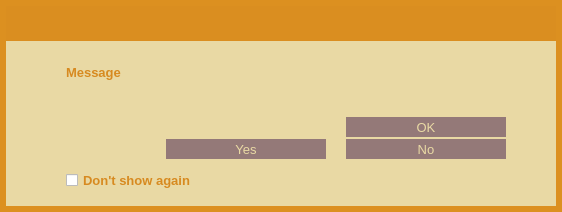
<?xml version="1.0" encoding="UTF-8"?>
<ui version="4.0">
 <class>MessageBoxDialog</class>
 <widget class="QDialog" name="MessageBoxDialog">
  <property name="geometry">
   <rect>
    <x>0</x>
    <y>0</y>
    <width>562</width>
    <height>212</height>
   </rect>
  </property>
  <property name="sizePolicy">
   <sizepolicy hsizetype="Preferred" vsizetype="Minimum">
    <horstretch>0</horstretch>
    <verstretch>0</verstretch>
   </sizepolicy>
  </property>
  <property name="minimumSize">
   <size>
    <width>550</width>
    <height>0</height>
   </size>
  </property>
  <property name="windowTitle">
   <string/>
  </property>
  <property name="styleSheet">
   <string notr="true">#MessageBoxDialog {
	background-color: rgb(220, 144, 32);
}

/* =========== CheckBox ==============*/
QCheckBox {
    spacing: 5px;
	color: #d78a20;
}

QCheckBox::indicator {
    width: 12px;
    height: 12px;
}

QCheckBox::indicator:unchecked {
	image: url(:/res/check_unchecked.png);
}

QCheckBox::indicator:unchecked:hover {
    image: url(:/res/check_unchecked.png);
}

QCheckBox::indicator:unchecked:pressed {
    image: url(:/res/check_unchecked.png);
}

QCheckBox::indicator:checked {
	image: url(:/res/check_checked.png);
}

QCheckBox::indicator:checked:hover {
    image: url(:/res/check_checked.png);
}

QCheckBox::indicator:checked:pressed {
    image: url(:/res/check_checked.png);
}</string>
  </property>
  <layout class="QVBoxLayout" name="verticalLayout_2">
   <property name="spacing">
    <number>6</number>
   </property>
   <property name="margin">
    <number>6</number>
   </property>
   <item>
    <widget class="QFrame" name="frame">
     <property name="styleSheet">
      <string notr="true">#frame {
	background-color: #e9d9a4;
    border-style:none;
}</string>
     </property>
     <property name="frameShape">
      <enum>QFrame::StyledPanel</enum>
     </property>
     <property name="frameShadow">
      <enum>QFrame::Raised</enum>
     </property>
     <layout class="QVBoxLayout" name="verticalLayout" stretch="0,0,1,0,0,0,0,0">
      <property name="spacing">
       <number>0</number>
      </property>
      <property name="margin">
       <number>0</number>
      </property>
      <item>
       <widget class="QWidget" name="wCaption" native="true">
        <property name="minimumSize">
         <size>
          <width>0</width>
          <height>35</height>
         </size>
        </property>
        <property name="maximumSize">
         <size>
          <width>16777215</width>
          <height>35</height>
         </size>
        </property>
        <property name="styleSheet">
         <string notr="true">#wCaption {
	background-color:  rgb(218, 142, 32);
}</string>
        </property>
        <property name="is_header" stdset="0">
         <bool>true</bool>
        </property>
        <layout class="QHBoxLayout" name="horizontalLayout_19">
         <property name="margin">
          <number>0</number>
         </property>
         <item>
          <spacer name="horizontalSpacer_26">
           <property name="orientation">
            <enum>Qt::Horizontal</enum>
           </property>
           <property name="sizeType">
            <enum>QSizePolicy::Fixed</enum>
           </property>
           <property name="sizeHint" stdset="0">
            <size>
             <width>7</width>
             <height>20</height>
            </size>
           </property>
          </spacer>
         </item>
         <item>
          <widget class="QLabel" name="lbTitleIcon">
           <property name="sizePolicy">
            <sizepolicy hsizetype="Preferred" vsizetype="Preferred">
             <horstretch>0</horstretch>
             <verstretch>0</verstretch>
            </sizepolicy>
           </property>
           <property name="minimumSize">
            <size>
             <width>30</width>
             <height>30</height>
            </size>
           </property>
           <property name="maximumSize">
            <size>
             <width>30</width>
             <height>30</height>
            </size>
           </property>
           <property name="text">
            <string/>
           </property>
          </widget>
         </item>
         <item>
          <widget class="QLabel" name="lbTitle">
           <property name="font">
            <font>
             <pointsize>11</pointsize>
             <stylestrategy>PreferAntialias</stylestrategy>
            </font>
           </property>
           <property name="styleSheet">
            <string notr="true">QLabel {
	color: #e9d9a4;
}</string>
           </property>
           <property name="text">
            <string/>
           </property>
          </widget>
         </item>
         <item>
          <widget class="QPushButton" name="bClose">
           <property name="minimumSize">
            <size>
             <width>30</width>
             <height>30</height>
            </size>
           </property>
           <property name="maximumSize">
            <size>
             <width>30</width>
             <height>30</height>
            </size>
           </property>
           <property name="styleSheet">
            <string notr="true">QPushButton {	
	image: url(:/res/close_normal.png);
	border: 0px solid gray;
}
QPushButton:pressed:flat {
	image: url(:/res/close_normal.png);
}

QPushButton:hover {
	image: url(:/res/close_hover.png);
}</string>
           </property>
           <property name="text">
            <string notr="true"/>
           </property>
           <property name="flat">
            <bool>true</bool>
           </property>
          </widget>
         </item>
        </layout>
       </widget>
      </item>
      <item>
       <spacer name="verticalSpacer">
        <property name="orientation">
         <enum>Qt::Vertical</enum>
        </property>
        <property name="sizeType">
         <enum>QSizePolicy::Fixed</enum>
        </property>
        <property name="sizeHint" stdset="0">
         <size>
          <width>20</width>
          <height>24</height>
         </size>
        </property>
       </spacer>
      </item>
      <item>
       <layout class="QHBoxLayout" name="horizontalLayout_2">
        <item>
         <spacer name="horizontalSpacer">
          <property name="orientation">
           <enum>Qt::Horizontal</enum>
          </property>
          <property name="sizeType">
           <enum>QSizePolicy::Fixed</enum>
          </property>
          <property name="sizeHint" stdset="0">
           <size>
            <width>60</width>
            <height>20</height>
           </size>
          </property>
         </spacer>
        </item>
        <item>
         <widget class="QLabel" name="lbMainText">
          <property name="font">
           <font>
            <pointsize>10</pointsize>
            <weight>75</weight>
            <bold>true</bold>
           </font>
          </property>
          <property name="styleSheet">
           <string notr="true">QLabel {
	color: #d78a20;
}</string>
          </property>
          <property name="text">
           <string notr="true">Message</string>
          </property>
          <property name="scaledContents">
           <bool>true</bool>
          </property>
          <property name="alignment">
           <set>Qt::AlignLeading|Qt::AlignLeft|Qt::AlignTop</set>
          </property>
          <property name="wordWrap">
           <bool>true</bool>
          </property>
          <property name="textInteractionFlags">
           <set>Qt::LinksAccessibleByMouse|Qt::TextSelectableByMouse</set>
          </property>
         </widget>
        </item>
        <item>
         <spacer name="horizontalSpacer_2">
          <property name="orientation">
           <enum>Qt::Horizontal</enum>
          </property>
          <property name="sizeType">
           <enum>QSizePolicy::Fixed</enum>
          </property>
          <property name="sizeHint" stdset="0">
           <size>
            <width>50</width>
            <height>20</height>
           </size>
          </property>
         </spacer>
        </item>
       </layout>
      </item>
      <item>
       <spacer name="verticalSpacer_3">
        <property name="orientation">
         <enum>Qt::Vertical</enum>
        </property>
        <property name="sizeType">
         <enum>QSizePolicy::Fixed</enum>
        </property>
        <property name="sizeHint" stdset="0">
         <size>
          <width>20</width>
          <height>16</height>
         </size>
        </property>
       </spacer>
      </item>
      <item>
       <widget class="QWidget" name="wAcceptHolder" native="true">
        <property name="minimumSize">
         <size>
          <width>0</width>
          <height>22</height>
         </size>
        </property>
        <layout class="QHBoxLayout" name="horizontalLayout">
         <property name="spacing">
          <number>0</number>
         </property>
         <property name="margin">
          <number>0</number>
         </property>
         <item>
          <spacer name="horizontalSpacer_3">
           <property name="orientation">
            <enum>Qt::Horizontal</enum>
           </property>
           <property name="sizeHint" stdset="0">
            <size>
             <width>40</width>
             <height>20</height>
            </size>
           </property>
          </spacer>
         </item>
         <item>
          <widget class="QPushButton" name="bSign">
           <property name="font">
            <font>
             <pointsize>10</pointsize>
             <stylestrategy>PreferAntialias</stylestrategy>
            </font>
           </property>
           <property name="styleSheet">
            <string notr="true">QPushButton {
	background-color: #947978;
	color: #e9d9a4;
	border: 0px solid gray;
	max-height: 20px;
	min-height: 20px;
	max-width: 160px;
	min-width: 160px;
}

QPushButton:hover {
	background-color: #d78a20;
}

QPushButton:pressed:flat {
	background-color: #d78a20;
}</string>
           </property>
           <property name="text">
            <string>OK</string>
           </property>
           <property name="flat">
            <bool>true</bool>
           </property>
          </widget>
         </item>
         <item>
          <spacer name="horizontalSpacer_4">
           <property name="orientation">
            <enum>Qt::Horizontal</enum>
           </property>
           <property name="sizeType">
            <enum>QSizePolicy::Fixed</enum>
           </property>
           <property name="sizeHint" stdset="0">
            <size>
             <width>50</width>
             <height>20</height>
            </size>
           </property>
          </spacer>
         </item>
        </layout>
       </widget>
      </item>
      <item>
       <widget class="QWidget" name="wYesNoHolder" native="true">
        <property name="minimumSize">
         <size>
          <width>0</width>
          <height>22</height>
         </size>
        </property>
        <layout class="QHBoxLayout" name="horizontalLayout_4">
         <property name="spacing">
          <number>0</number>
         </property>
         <property name="margin">
          <number>0</number>
         </property>
         <item>
          <spacer name="horizontalSpacer_7">
           <property name="orientation">
            <enum>Qt::Horizontal</enum>
           </property>
           <property name="sizeHint" stdset="0">
            <size>
             <width>40</width>
             <height>20</height>
            </size>
           </property>
          </spacer>
         </item>
         <item>
          <widget class="QPushButton" name="bYes">
           <property name="font">
            <font>
             <pointsize>10</pointsize>
             <stylestrategy>PreferAntialias</stylestrategy>
            </font>
           </property>
           <property name="styleSheet">
            <string notr="true">QPushButton {
	background-color: #947978;
	color: #e9d9a4;
	border: 0px solid gray;
	max-height: 20px;
	min-height: 20px;
	max-width: 160px;
	min-width: 160px;
}

QPushButton:hover {
	background-color: #d78a20;
}

QPushButton:pressed:flat {
	background-color: #d78a20;
}</string>
           </property>
           <property name="text">
            <string>Yes</string>
           </property>
           <property name="flat">
            <bool>true</bool>
           </property>
          </widget>
         </item>
         <item>
          <spacer name="horizontalSpacer_9">
           <property name="orientation">
            <enum>Qt::Horizontal</enum>
           </property>
           <property name="sizeType">
            <enum>QSizePolicy::Fixed</enum>
           </property>
           <property name="sizeHint" stdset="0">
            <size>
             <width>20</width>
             <height>20</height>
            </size>
           </property>
          </spacer>
         </item>
         <item>
          <widget class="QPushButton" name="bNo">
           <property name="font">
            <font>
             <pointsize>10</pointsize>
             <stylestrategy>PreferAntialias</stylestrategy>
            </font>
           </property>
           <property name="styleSheet">
            <string notr="true">QPushButton {
	background-color: #947978;
	color: #e9d9a4;
	border: 0px solid gray;
	max-height: 20px;
	min-height: 20px;
	max-width: 160px;
	min-width: 160px;
}

QPushButton:hover {
	background-color: #d78a20;
}

QPushButton:pressed:flat {
	background-color: #d78a20;
}</string>
           </property>
           <property name="text">
            <string>No</string>
           </property>
           <property name="flat">
            <bool>true</bool>
           </property>
          </widget>
         </item>
         <item>
          <spacer name="horizontalSpacer_8">
           <property name="orientation">
            <enum>Qt::Horizontal</enum>
           </property>
           <property name="sizeType">
            <enum>QSizePolicy::Fixed</enum>
           </property>
           <property name="sizeHint" stdset="0">
            <size>
             <width>50</width>
             <height>20</height>
            </size>
           </property>
          </spacer>
         </item>
        </layout>
       </widget>
      </item>
      <item>
       <widget class="QWidget" name="wCheckboxHolder" native="true">
        <property name="minimumSize">
         <size>
          <width>0</width>
          <height>22</height>
         </size>
        </property>
        <layout class="QHBoxLayout" name="horizontalLayout_5">
         <property name="spacing">
          <number>0</number>
         </property>
         <property name="leftMargin">
          <number>0</number>
         </property>
         <property name="topMargin">
          <number>10</number>
         </property>
         <property name="rightMargin">
          <number>0</number>
         </property>
         <property name="bottomMargin">
          <number>0</number>
         </property>
         <item>
          <spacer name="horizontalSpacer_11">
           <property name="orientation">
            <enum>Qt::Horizontal</enum>
           </property>
           <property name="sizeType">
            <enum>QSizePolicy::Fixed</enum>
           </property>
           <property name="sizeHint" stdset="0">
            <size>
             <width>60</width>
             <height>20</height>
            </size>
           </property>
          </spacer>
         </item>
         <item>
          <widget class="QCheckBox" name="cbDontShow">
           <property name="font">
            <font>
             <pointsize>10</pointsize>
             <weight>75</weight>
             <bold>true</bold>
            </font>
           </property>
           <property name="text">
            <string>Don't show again</string>
           </property>
          </widget>
         </item>
         <item>
          <spacer name="horizontalSpacer_10">
           <property name="orientation">
            <enum>Qt::Horizontal</enum>
           </property>
           <property name="sizeHint" stdset="0">
            <size>
             <width>40</width>
             <height>20</height>
            </size>
           </property>
          </spacer>
         </item>
        </layout>
       </widget>
      </item>
      <item>
       <spacer name="verticalSpacer_2">
        <property name="orientation">
         <enum>Qt::Vertical</enum>
        </property>
        <property name="sizeType">
         <enum>QSizePolicy::Fixed</enum>
        </property>
        <property name="sizeHint" stdset="0">
         <size>
          <width>20</width>
          <height>16</height>
         </size>
        </property>
       </spacer>
      </item>
     </layout>
    </widget>
   </item>
  </layout>
 </widget>
 <resources/>
 <connections>
  <connection>
   <sender>bSign</sender>
   <signal>clicked()</signal>
   <receiver>MessageBoxDialog</receiver>
   <slot>accept()</slot>
   <hints>
    <hint type="sourcelabel">
     <x>458</x>
     <y>121</y>
    </hint>
    <hint type="destinationlabel">
     <x>370</x>
     <y>105</y>
    </hint>
   </hints>
  </connection>
  <connection>
   <sender>bClose</sender>
   <signal>clicked()</signal>
   <receiver>MessageBoxDialog</receiver>
   <slot>reject()</slot>
   <hints>
    <hint type="sourcelabel">
     <x>546</x>
     <y>20</y>
    </hint>
    <hint type="destinationlabel">
     <x>392</x>
     <y>43</y>
    </hint>
   </hints>
  </connection>
  <connection>
   <sender>bYes</sender>
   <signal>clicked()</signal>
   <receiver>MessageBoxDialog</receiver>
   <slot>accept()</slot>
   <hints>
    <hint type="sourcelabel">
     <x>224</x>
     <y>129</y>
    </hint>
    <hint type="destinationlabel">
     <x>274</x>
     <y>78</y>
    </hint>
   </hints>
  </connection>
  <connection>
   <sender>bNo</sender>
   <signal>clicked()</signal>
   <receiver>MessageBoxDialog</receiver>
   <slot>reject()</slot>
   <hints>
    <hint type="sourcelabel">
     <x>404</x>
     <y>129</y>
    </hint>
    <hint type="destinationlabel">
     <x>274</x>
     <y>78</y>
    </hint>
   </hints>
  </connection>
 </connections>
</ui>
